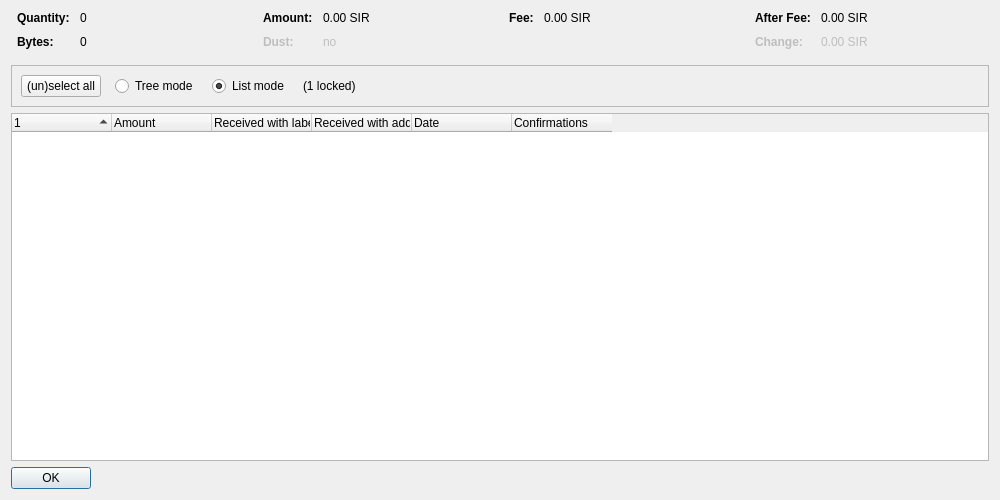
<?xml version="1.0" encoding="UTF-8"?>
<ui version="4.0">
 <class>CoinControlDialog</class>
 <widget class="QDialog" name="CoinControlDialog">
  <property name="geometry">
   <rect>
    <x>0</x>
    <y>0</y>
    <width>1000</width>
    <height>500</height>
   </rect>
  </property>
  <property name="windowTitle">
   <string>Coin Selection</string>
  </property>
  <layout class="QVBoxLayout" name="verticalLayout">
   <item>
    <layout class="QHBoxLayout" name="horizontalLayoutTop" stretch="0,0,0,0">
     <property name="topMargin">
      <number>0</number>
     </property>
     <property name="bottomMargin">
      <number>10</number>
     </property>
     <item>
      <layout class="QFormLayout" name="formLayoutCoinControl1">
       <property name="horizontalSpacing">
        <number>10</number>
       </property>
       <property name="verticalSpacing">
        <number>10</number>
       </property>
       <property name="leftMargin">
        <number>6</number>
       </property>
       <property name="rightMargin">
        <number>6</number>
       </property>
       <item row="0" column="0">
        <widget class="QLabel" name="labelCoinControlQuantityText">
         <property name="font">
          <font>
           <weight>75</weight>
           <bold>true</bold>
          </font>
         </property>
         <property name="text">
          <string>Quantity:</string>
         </property>
        </widget>
       </item>
       <item row="0" column="1">
        <widget class="QLabel" name="labelCoinControlQuantity">
         <property name="cursor">
          <cursorShape>IBeamCursor</cursorShape>
         </property>
         <property name="contextMenuPolicy">
          <enum>Qt::ActionsContextMenu</enum>
         </property>
         <property name="text">
          <string notr="true">0</string>
         </property>
         <property name="textInteractionFlags">
          <set>Qt::LinksAccessibleByMouse|Qt::TextSelectableByKeyboard|Qt::TextSelectableByMouse</set>
         </property>
        </widget>
       </item>
       <item row="1" column="0">
        <widget class="QLabel" name="labelCoinControlBytesText">
         <property name="font">
          <font>
           <weight>75</weight>
           <bold>true</bold>
          </font>
         </property>
         <property name="text">
          <string>Bytes:</string>
         </property>
        </widget>
       </item>
       <item row="1" column="1">
        <widget class="QLabel" name="labelCoinControlBytes">
         <property name="cursor">
          <cursorShape>IBeamCursor</cursorShape>
         </property>
         <property name="contextMenuPolicy">
          <enum>Qt::ActionsContextMenu</enum>
         </property>
         <property name="text">
          <string notr="true">0</string>
         </property>
         <property name="textInteractionFlags">
          <set>Qt::LinksAccessibleByMouse|Qt::TextSelectableByKeyboard|Qt::TextSelectableByMouse</set>
         </property>
        </widget>
       </item>
      </layout>
     </item>
     <item>
      <layout class="QFormLayout" name="formLayoutCoinControl2">
       <property name="horizontalSpacing">
        <number>10</number>
       </property>
       <property name="verticalSpacing">
        <number>10</number>
       </property>
       <property name="leftMargin">
        <number>6</number>
       </property>
       <property name="rightMargin">
        <number>6</number>
       </property>
       <item row="0" column="0">
        <widget class="QLabel" name="labelCoinControlAmountText">
         <property name="font">
          <font>
           <weight>75</weight>
           <bold>true</bold>
          </font>
         </property>
         <property name="text">
          <string>Amount:</string>
         </property>
        </widget>
       </item>
       <item row="0" column="1">
        <widget class="QLabel" name="labelCoinControlAmount">
         <property name="cursor">
          <cursorShape>IBeamCursor</cursorShape>
         </property>
         <property name="contextMenuPolicy">
          <enum>Qt::ActionsContextMenu</enum>
         </property>
         <property name="text">
          <string notr="true">0.00 SIR</string>
         </property>
         <property name="textInteractionFlags">
          <set>Qt::LinksAccessibleByMouse|Qt::TextSelectableByKeyboard|Qt::TextSelectableByMouse</set>
         </property>
        </widget>
       </item>
       <item row="1" column="0">
        <widget class="QLabel" name="labelCoinControlLowOutputText">
         <property name="enabled">
          <bool>false</bool>
         </property>
         <property name="font">
          <font>
           <weight>75</weight>
           <bold>true</bold>
          </font>
         </property>
         <property name="text">
          <string>Dust:</string>
         </property>
        </widget>
       </item>
       <item row="1" column="1">
        <widget class="QLabel" name="labelCoinControlLowOutput">
         <property name="enabled">
          <bool>false</bool>
         </property>
         <property name="cursor">
          <cursorShape>IBeamCursor</cursorShape>
         </property>
         <property name="contextMenuPolicy">
          <enum>Qt::ActionsContextMenu</enum>
         </property>
         <property name="text">
          <string notr="true">no</string>
         </property>
         <property name="textInteractionFlags">
          <set>Qt::LinksAccessibleByMouse|Qt::TextSelectableByKeyboard|Qt::TextSelectableByMouse</set>
         </property>
        </widget>
       </item>
      </layout>
     </item>
     <item>
      <layout class="QFormLayout" name="formLayoutCoinControl3">
       <property name="horizontalSpacing">
        <number>10</number>
       </property>
       <property name="verticalSpacing">
        <number>10</number>
       </property>
       <property name="leftMargin">
        <number>6</number>
       </property>
       <property name="rightMargin">
        <number>6</number>
       </property>
       <item row="0" column="0">
        <widget class="QLabel" name="labelCoinControlFeeText">
         <property name="font">
          <font>
           <weight>75</weight>
           <bold>true</bold>
          </font>
         </property>
         <property name="text">
          <string>Fee:</string>
         </property>
        </widget>
       </item>
       <item row="0" column="1">
        <widget class="QLabel" name="labelCoinControlFee">
         <property name="cursor">
          <cursorShape>IBeamCursor</cursorShape>
         </property>
         <property name="contextMenuPolicy">
          <enum>Qt::ActionsContextMenu</enum>
         </property>
         <property name="text">
          <string notr="true">0.00 SIR</string>
         </property>
         <property name="textInteractionFlags">
          <set>Qt::LinksAccessibleByMouse|Qt::TextSelectableByKeyboard|Qt::TextSelectableByMouse</set>
         </property>
        </widget>
       </item>
      </layout>
     </item>
     <item>
      <layout class="QFormLayout" name="formLayoutCoinControl4">
       <property name="horizontalSpacing">
        <number>10</number>
       </property>
       <property name="verticalSpacing">
        <number>10</number>
       </property>
       <property name="leftMargin">
        <number>6</number>
       </property>
       <property name="rightMargin">
        <number>6</number>
       </property>
       <item row="0" column="0">
        <widget class="QLabel" name="labelCoinControlAfterFeeText">
         <property name="font">
          <font>
           <weight>75</weight>
           <bold>true</bold>
          </font>
         </property>
         <property name="text">
          <string>After Fee:</string>
         </property>
        </widget>
       </item>
       <item row="0" column="1">
        <widget class="QLabel" name="labelCoinControlAfterFee">
         <property name="cursor">
          <cursorShape>IBeamCursor</cursorShape>
         </property>
         <property name="contextMenuPolicy">
          <enum>Qt::ActionsContextMenu</enum>
         </property>
         <property name="text">
          <string notr="true">0.00 SIR</string>
         </property>
         <property name="textInteractionFlags">
          <set>Qt::LinksAccessibleByMouse|Qt::TextSelectableByKeyboard|Qt::TextSelectableByMouse</set>
         </property>
        </widget>
       </item>
       <item row="1" column="0">
        <widget class="QLabel" name="labelCoinControlChangeText">
         <property name="enabled">
          <bool>false</bool>
         </property>
         <property name="font">
          <font>
           <weight>75</weight>
           <bold>true</bold>
          </font>
         </property>
         <property name="text">
          <string>Change:</string>
         </property>
        </widget>
       </item>
       <item row="1" column="1">
        <widget class="QLabel" name="labelCoinControlChange">
         <property name="enabled">
          <bool>false</bool>
         </property>
         <property name="cursor">
          <cursorShape>IBeamCursor</cursorShape>
         </property>
         <property name="contextMenuPolicy">
          <enum>Qt::ActionsContextMenu</enum>
         </property>
         <property name="text">
          <string notr="true">0.00 SIR</string>
         </property>
         <property name="textInteractionFlags">
          <set>Qt::LinksAccessibleByMouse|Qt::TextSelectableByKeyboard|Qt::TextSelectableByMouse</set>
         </property>
        </widget>
       </item>
      </layout>
     </item>
    </layout>
   </item>
   <item>
    <widget class="QFrame" name="frame">
     <property name="minimumSize">
      <size>
       <width>0</width>
       <height>40</height>
      </size>
     </property>
     <property name="frameShape">
      <enum>QFrame::StyledPanel</enum>
     </property>
     <property name="frameShadow">
      <enum>QFrame::Sunken</enum>
     </property>
     <layout class="QHBoxLayout" name="horizontalLayout">
      <item>
       <layout class="QHBoxLayout" name="horizontalLayoutPanel" stretch="0,0,0,0,0">
        <property name="spacing">
         <number>14</number>
        </property>
        <item>
         <widget class="QPushButton" name="pushButtonSelectAll">
          <property name="sizePolicy">
           <sizepolicy hsizetype="Maximum" vsizetype="Fixed">
            <horstretch>0</horstretch>
            <verstretch>0</verstretch>
           </sizepolicy>
          </property>
          <property name="text">
           <string>(un)select all</string>
          </property>
          <property name="autoDefault">
           <bool>false</bool>
          </property>
         </widget>
        </item>
        <item>
         <widget class="QRadioButton" name="radioTreeMode">
          <property name="sizePolicy">
           <sizepolicy hsizetype="Maximum" vsizetype="Fixed">
            <horstretch>0</horstretch>
            <verstretch>0</verstretch>
           </sizepolicy>
          </property>
          <property name="text">
           <string>Tree mode</string>
          </property>
         </widget>
        </item>
        <item>
         <widget class="QRadioButton" name="radioListMode">
          <property name="sizePolicy">
           <sizepolicy hsizetype="Maximum" vsizetype="Fixed">
            <horstretch>0</horstretch>
            <verstretch>0</verstretch>
           </sizepolicy>
          </property>
          <property name="text">
           <string>List mode</string>
          </property>
          <property name="checked">
           <bool>true</bool>
          </property>
         </widget>
        </item>
        <item>
         <widget class="QLabel" name="labelLocked">
          <property name="text">
           <string notr="true">(1 locked)</string>
          </property>
         </widget>
        </item>
        <item>
         <spacer name="horizontalSpacer">
          <property name="orientation">
           <enum>Qt::Horizontal</enum>
          </property>
          <property name="sizeHint" stdset="0">
           <size>
            <width>40</width>
            <height>20</height>
           </size>
          </property>
         </spacer>
        </item>
       </layout>
      </item>
     </layout>
    </widget>
   </item>
   <item>
    <widget class="CoinControlTreeWidget" name="treeWidget">
     <property name="contextMenuPolicy">
      <enum>Qt::CustomContextMenu</enum>
     </property>
     <property name="sortingEnabled">
      <bool>false</bool>
     </property>
     <property name="columnCount">
      <number>6</number>
     </property>
     <attribute name="headerShowSortIndicator" stdset="0">
      <bool>true</bool>
     </attribute>
     <attribute name="headerStretchLastSection">
      <bool>false</bool>
     </attribute>
     <column>
      <property name="text">
       <string/>
      </property>
     </column>
     <column>
      <property name="text">
       <string>Amount</string>
      </property>
     </column>
     <column>
      <property name="text">
       <string>Received with label</string>
      </property>
     </column>
     <column>
      <property name="text">
       <string>Received with address</string>
      </property>
     </column>
     <column>
      <property name="text">
       <string>Date</string>
      </property>
     </column>
     <column>
      <property name="text">
       <string>Confirmations</string>
      </property>
      <property name="toolTip">
       <string>Confirmed</string>
      </property>
     </column>
     <column>
      <property name="text">
       <string/>
      </property>
     </column>
     <column>
      <property name="text">
       <string/>
      </property>
     </column>
     <column>
      <property name="text">
       <string/>
      </property>
     </column>
     <column>
      <property name="text">
       <string/>
      </property>
     </column>
    </widget>
   </item>
   <item>
    <widget class="QDialogButtonBox" name="buttonBox">
     <property name="sizePolicy">
      <sizepolicy hsizetype="Maximum" vsizetype="Fixed">
       <horstretch>0</horstretch>
       <verstretch>0</verstretch>
      </sizepolicy>
     </property>
     <property name="orientation">
      <enum>Qt::Horizontal</enum>
     </property>
     <property name="standardButtons">
      <set>QDialogButtonBox::Ok</set>
     </property>
    </widget>
   </item>
  </layout>
 </widget>
 <customwidgets>
  <customwidget>
   <class>CoinControlTreeWidget</class>
   <extends>QTreeWidget</extends>
   <header>qt/coincontroltreewidget.h</header>
  </customwidget>
 </customwidgets>
 <resources/>
 <connections/>
</ui>
